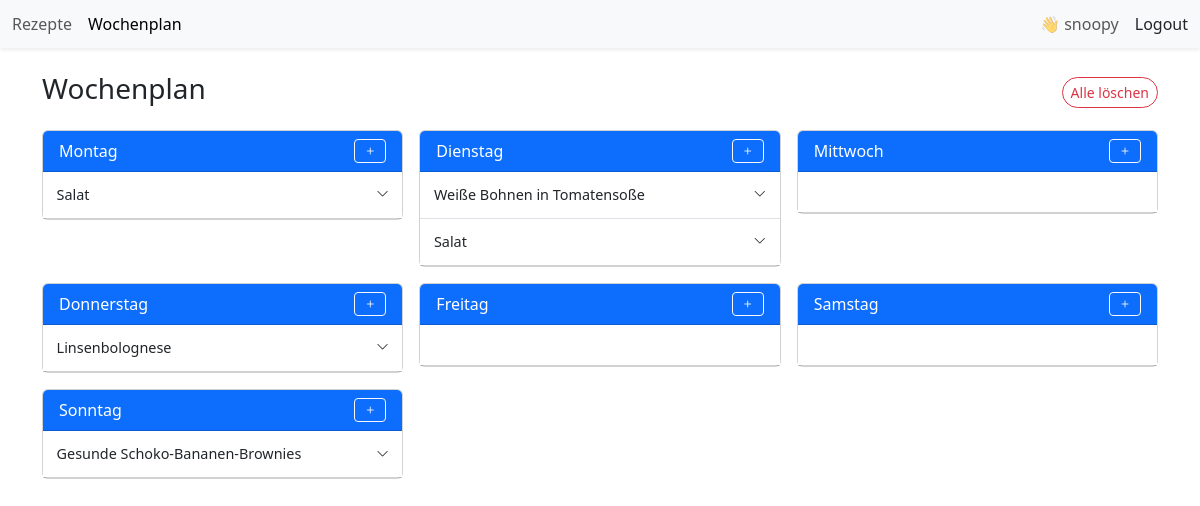
The app's page /recipes/weekly-plan/ (signed in), older data.
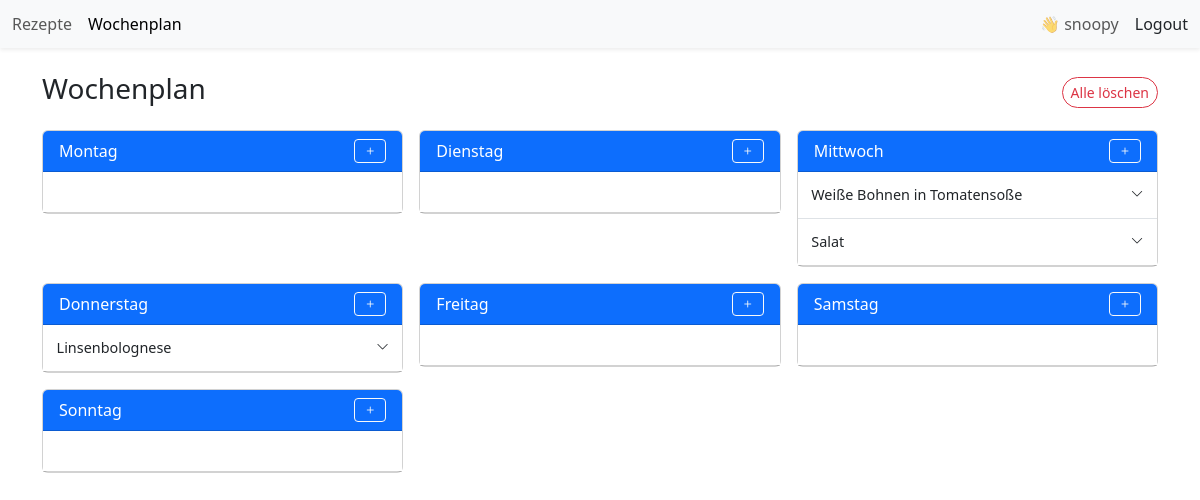
The same page, newer data.
### recipes/models.py (models this page shows, shortened)
class WeeklyPlanEntry(models.Model):
    plan = models.ForeignKey(WeeklyPlan, related_name="entries", on_delete=models.CASCADE)
    day = models.CharField(max_length=10, choices=DAY_CHOICES)
    recipe = models.ForeignKey('Recipe', on_delete=models.CASCADE)
    comment = models.TextField(blank=True)
    class Meta:
        ordering = ['day', 'id']  # damit die Einträge in Tagesreihenfolge angezeigt werden

class Recipe(models.Model):
    title = models.CharField(
        max_length=200,
        help_text="Titel"
    )
    slug = models.SlugField(
        unique=True,
        blank=True
    )
    servings = models.PositiveIntegerField(
        help_text="Portionen",
        null=True,
        blank=True,
    )
    image = models.ImageField(
        upload_to='recipes/',
        blank=True,
        null=True,
        help_text="Hauptbild"
    )
    labels = models.ManyToManyField(
        "Label",
        blank=True,
        help_text="Label"
    )
    duration_minutes = models.PositiveIntegerField(
        null=True,
        blank=True,
        help_text="Gesamtdauer des Rezepts in Minuten"
    )
    working_time = models.PositiveIntegerField(
        null=True,
        blank=True,
        help_text="Arbeitsdauer des Rezepts in Minuten"
    )
    temperature_celsius = models.PositiveIntegerField(
        null=True,
        blank=True,
        help_text="Back-/Ofentemperatur in °C (Ober-/Unterhitze)"
    )
    ingredients = models.CharField(
        null=True,
        blank=True,
        max_length=1000,  # Du solltest hier eine Länge definieren, falls du lange Zutatenlisten erwartest
        help_text="Zutaten"
    )
    steps = models.CharField(
        null=True,
        blank=True,
        max_length=1000,  # Ebenso für Schritte
        help_text="Anleitung"
    )
    cooked_count = models.PositiveIntegerField(
        default=0,
        help_text="So oft wurde das Rezept schon gekocht"
    )
    external_link = models.URLField(
        blank=True,
        null=True,
        help_text="Fügen Sie einen externen Link hinzu."
    )  # Neues Feld für den externen Link
    def get_absolute_url(self):
        return reverse("recipes:detail", kwargs={"slug": self.slug})

### recipes/views.py (the view, shortened to what this page needs)
# urls.py: path('weekly-plan/', views.weekly_plan_view, name='weekly_plan'),
@login_required
def weekly_plan_view(request):
    week_start = date(2000, 1, 1)
    plan, _ = WeeklyPlan.objects.get_or_create(week_start=week_start)
    params = request.GET.copy()
    action = params.get("action")
    recipe_id = params.get("recipe_id")
    day = params.get("day")
    if action == "add" and recipe_id and day in DAYS:
        recipe = get_object_or_404(Recipe, id=recipe_id)
        WeeklyPlanEntry.objects.create(plan=plan, day=day, recipe=recipe)
        for key in ["recipe_id", "action", "day", "entry_id"]:
            params.pop(key, None)
        return redirect(f"{reverse('recipes:weekly_plan')}?{params.urlencode()}")
    elif action == "clear":
        plan.entries.all().delete()
        for key in ["action", "recipe_id", "day", "entry_id"]:
            params.pop(key, None)
        return redirect(f"{reverse('recipes:weekly_plan')}?{params.urlencode()}")
    day_entries_list = [(day_name, plan.entries.filter(day=day_name)) for day_name in DAYS]
    context = {
        "plan": plan,
        "day_entries_list": day_entries_list,
        "recipes": Recipe.objects.all(),
        "days": DAYS,  # wichtig für das Dropdown in der Vorlage
    }
    return render(request, "recipes/weekly_plan.html", context)

### recipes/templates/recipes/weekly_plan.html (shortened to what this page needs)
{% extends "recipes/base.html" %}
{% block content %}
<div class="container my-4">
    <div class="d-flex justify-content-between align-items-center mb-3">
        <h3>Wochenplan</h3>
        <a href="?action=clear" class="btn btn-ios-sm-danger" title="Alle Einträge löschen">Alle löschen</a>
    </div>
    <div class="row g-3">
        {% for day, entries in day_entries_list %}
        <div class="col-md-4 col-sm-6">
            <div class="card">
                <div class="card-header bg-primary text-white d-flex align-items-center">
                    <span>{{ day }}</span>
                    <button
                    class="btn btn-sm btn-outline-light ms-auto toggle-btn"
                    data-bs-toggle="collapse"
                    data-bs-target="#collapseTwo{{day}}"
                    aria-expanded="false"
                    >
                        <i class="bi bi-plus plus-icon"></i>
                    </button>
                </div>
                <ul class="list-group list-group-flush day-list" data-day="{{ day }}">
                    {% for entry in entries %}
                    <li class="list-group-item text-muted empty-entry px-1">
                        <div class="accordion small-accordion w-100" id="accordion{{ entry.id }}">
                            <div class="accordion-item w-100">
                                <h2 class="accordion-header">
                                    <button
                                        class="accordion-button collapsed d-flex align-items-center"
                                        type="button"
                                        data-bs-toggle="collapse"
                                        data-bs-target="#collapseOne{{ entry.id }}"
                                        aria-expanded="false"
                                        aria-controls="collapseOne{{ entry.id }}"
                                    >
                                        <span class="flex-grow-1">
                                            {{ entry.recipe.title }}
                                        </span>
                                        <i class="bi bi-chevron-down small ms-2"></i>
                                    </button>
                                </h2>
                            </div>
                        </div>
                        </li>
                    {% empty %}
                        <li class="list-group-item text-muted empty-entry"><span class="invisible">placeholder</span></li>
                    {% endfor %}
                </ul>
            </div>
        </div>
        {% endfor %}
    </div>
</div>
{% endblock %}

Row changes from the older to the newer data that the page shows:
removed WeeklyPlanEntry: recipe "Salat", shown under "Montag"
removed WeeklyPlanEntry: recipe "Gesunde Schoko-Bananen-Brownies", shown under "Sonntag"
changed WeeklyPlanEntry "Weiße Bohnen in Tomatensoße": moves from the list under "Dienstag" to the list under "Mittwoch"
changed WeeklyPlanEntry "Salat": moves from the list under "Dienstag" to the list under "Mittwoch"
